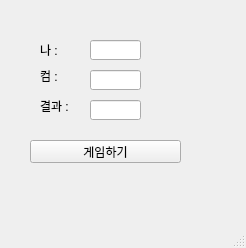
<?xml version="1.0" encoding="UTF-8"?>
<ui version="4.0">
 <class>MainWindow</class>
 <widget class="QMainWindow" name="MainWindow">
  <property name="enabled">
   <bool>true</bool>
  </property>
  <property name="geometry">
   <rect>
    <x>0</x>
    <y>0</y>
    <width>246</width>
    <height>248</height>
   </rect>
  </property>
  <property name="windowTitle">
   <string>MainWindow</string>
  </property>
  <widget class="QWidget" name="centralwidget">
   <widget class="QLabel" name="lblCom">
    <property name="geometry">
     <rect>
      <x>40</x>
      <y>70</y>
      <width>56</width>
      <height>12</height>
     </rect>
    </property>
    <property name="text">
     <string>컴 :</string>
    </property>
   </widget>
   <widget class="QLabel" name="lblResult">
    <property name="geometry">
     <rect>
      <x>40</x>
      <y>100</y>
      <width>56</width>
      <height>12</height>
     </rect>
    </property>
    <property name="text">
     <string>결과 : </string>
    </property>
   </widget>
   <widget class="QLineEdit" name="leMine">
    <property name="geometry">
     <rect>
      <x>90</x>
      <y>40</y>
      <width>51</width>
      <height>20</height>
     </rect>
    </property>
   </widget>
   <widget class="QLineEdit" name="leCom">
    <property name="geometry">
     <rect>
      <x>90</x>
      <y>70</y>
      <width>51</width>
      <height>20</height>
     </rect>
    </property>
   </widget>
   <widget class="QLineEdit" name="leResult">
    <property name="geometry">
     <rect>
      <x>90</x>
      <y>100</y>
      <width>51</width>
      <height>20</height>
     </rect>
    </property>
   </widget>
   <widget class="QPushButton" name="pb">
    <property name="geometry">
     <rect>
      <x>30</x>
      <y>140</y>
      <width>151</width>
      <height>23</height>
     </rect>
    </property>
    <property name="text">
     <string>게임하기</string>
    </property>
   </widget>
   <widget class="QLabel" name="lblMine">
    <property name="geometry">
     <rect>
      <x>40</x>
      <y>40</y>
      <width>56</width>
      <height>20</height>
     </rect>
    </property>
    <property name="text">
     <string>나 :</string>
    </property>
   </widget>
  </widget>
  <widget class="QMenuBar" name="menubar">
   <property name="geometry">
    <rect>
     <x>0</x>
     <y>0</y>
     <width>246</width>
     <height>21</height>
    </rect>
   </property>
  </widget>
  <widget class="QStatusBar" name="statusbar"/>
 </widget>
 <resources/>
 <connections/>
</ui>
